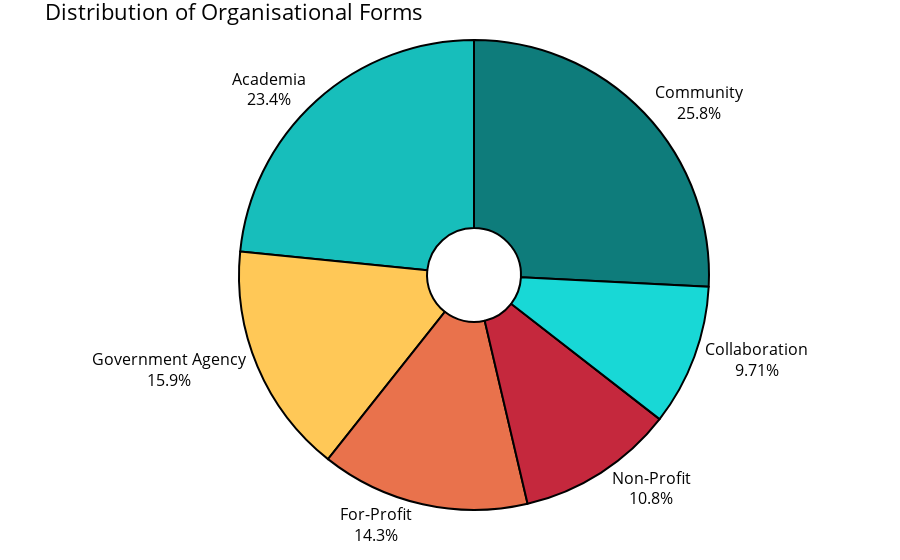

Notebook source saved alongside this figure:
### Code cell
organization_his = (
    df_organizations["form_of_organization"]
    .value_counts()
    .to_frame()
    .rename_axis("organization")
    .reset_index()
)

organization_his["organization"] = organization_his["organization"].apply(upper_string)
fig = px.pie(organization_his, values="form_of_organization", names="organization", color_discrete_sequence=color_discrete_sequence, hole=0.2)

fig.update_layout(title='Distribution of Organisational Forms',font_size=16, showlegend=False, hovermode=False)
fig.update_traces(textposition='outside', textinfo='percent+label', marker=dict(line=dict(color='#000000', width=2)))
fig['layout'].update(margin=dict(l=0,r=0,b=50,t=40))
fig.show()

### Figure 1 — Plotly figure (JSON) as saved in the notebook; plotly's stock layout.template omitted (floating-point values rounded to 4 significant figures)
{"data": [{"domain": {"x": [0, 1], "y": [0, 1]}, "hole": 0.2, "hoverlabel": {"namelength": 0}, "hovertemplate": "organization=%{label}<br>form_of_organization=%{value}", "labels": ["Community", "Academia", "Government Agency", "For-Profit", "Non-Profit", "Collaboration"], "legendgroup": "", "marker": {"line": {"color": "#000000", "width": 2}}, "name": "", "showlegend": true, "textinfo": "percent+label", "textposition": "outside", "type": "pie", "values": [162, 147, 100, 90, 68, 61]}], "layout": {"font": {"size": 16}, "hovermode": false, "legend": {"tracegroupgap": 0}, "margin": {"b": 50, "l": 0, "r": 0, "t": 40}, "piecolorway": ["#0E7C7B", "#17BEBB", "#FFC857", "#E9724C", "#C5283D"], "showlegend": false, "title": {"text": "Distribution of Organisational Forms"}}}
